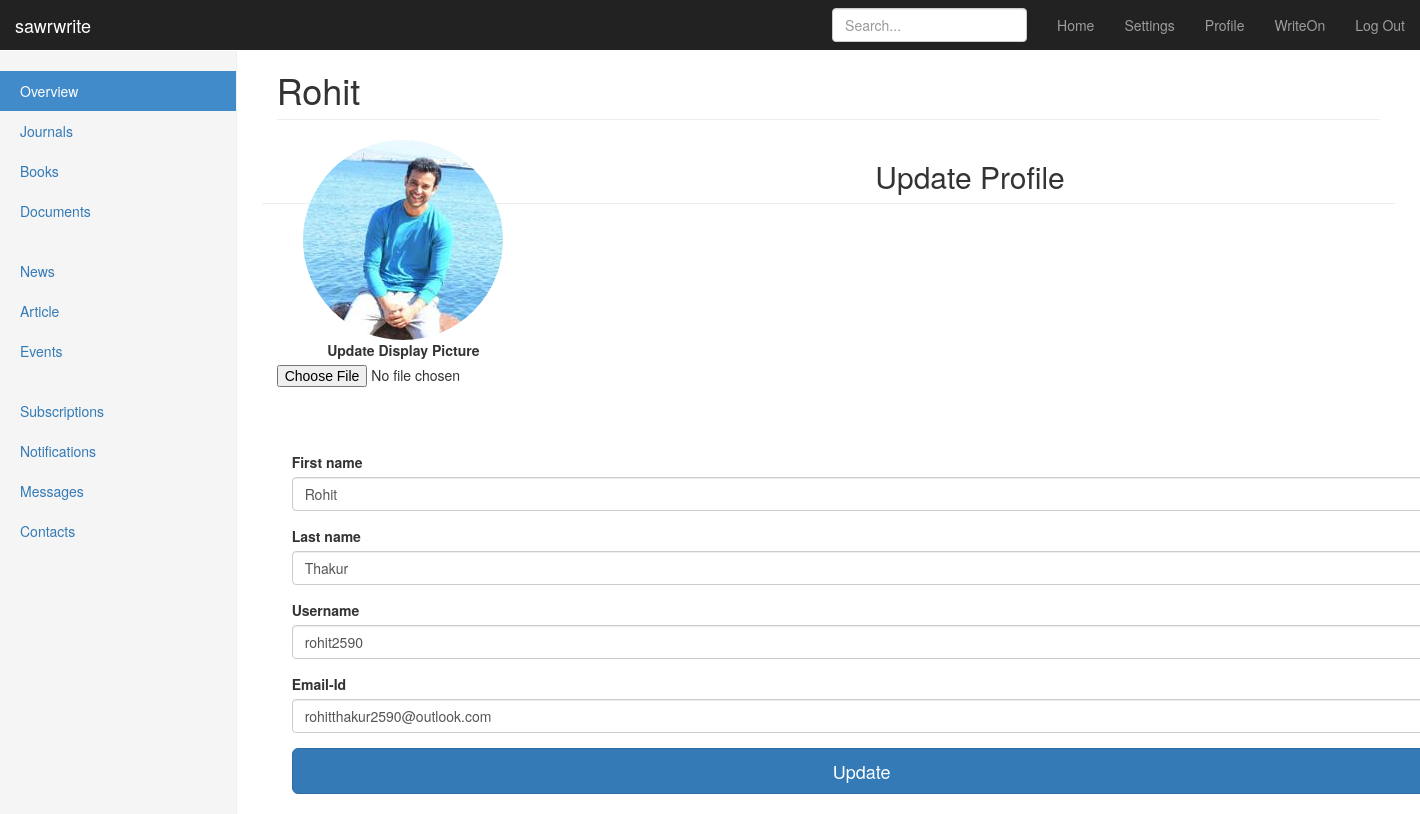
Screenshot of /edit_profile (signed in) with the database file from the repository.
### app/app.py (models this page shows)
class User(UserMixin, db.Model):
	id = db.Column(db.Integer, primary_key=True)
	firstname = db.Column(db.String(20))
	lastname = db.Column(db.String(20))
	username = db.Column(db.String(50), unique=True)
	image_file = db.Column(db.String(20), nullable=False, default='default.jpg')
	email = db.Column(db.String(50), unique=True)
	password = db.Column(db.String(80))
	posts = db.relationship('Post', backref='author', lazy=True)

### app/app.py (the view)
@app.route('/edit_profile', methods=['GET', 'POST'])
@login_required
def edit_profile():
	form = UpdateProfileForm()
	if form.validate_on_submit():
		if form.picture.data:
			picture_file = save_picture(form.picture.data)
			current_user.image_file = picture_file
		current_user.firstname = form.firstname.data
		current_user.lastname = form.lastname.data
		current_user.username = form.username.data
		current_user.email= form.email.data
		db.session.commit()
		flash('Profile Updated Successfully', 'success')
		return redirect(url_for('profile'))
	elif request.method == 'GET':
		form.firstname.data = current_user.firstname
		form.lastname.data = current_user.lastname
		form.username.data = current_user.username
		form.email.data = current_user.email
	img_file = url_for('static', filename='display_pics/' + current_user.image_file)
	return render_template('edit_profile.html', name=current_user.firstname, image_file=img_file, form=form)

### app/app.py (shortened to what this page needs)
class UpdateProfileForm(FlaskForm):
      firstname = StringField('First name', validators=[InputRequired(), Length(min=1, max=20)])
      lastname = StringField('Last name', validators=[InputRequired(), Length(min=1, max=20)])
      username = StringField('Username', validators=[InputRequired(), Length(min=1, max=20)])
      email = StringField('Email-Id', validators=[InputRequired(), Email(message = 'Invalid email'), Length(max=50)])
      picture = FileField('Update Display Picture', validators=[FileAllowed(['jpg', 'png'])])

### app/app.py (called while the page is built)
@login_manager.user_loader
def load_user(user_id):
	return User.query.get(int(user_id))

### app/templates/edit_profile.html (shortened to what this page needs)
{% extends "bootstrap/base.html" %}
{% import "bootstrap/wtf.html" as wtf %}
{% block styles %}
{{super()}}
<link rel="stylesheet" href="{{url_for('.static', filename='dashboard.css')}}">
{% endblock %}
{% block content %}
    <nav class="navbar navbar-inverse navbar-fixed-top">
      <div class="container-fluid">
        <div class="navbar-header">
          <a class="navbar-brand" href="#">sawrwrite</a>
        </div>
        <div id="navbar" class="navbar-collapse collapse">
          <ul class="nav navbar-nav navbar-right">
            <li><a href="{{ url_for('dashboard') }}">Home</a></li>
            <li><a href="#">Settings</a></li>
            <li><a href="{{ url_for('profile') }}">Profile</a></li>
            <li><a href="{{ url_for('notepad') }}">WriteOn</a></li>
            <li><a href="{{ url_for('logout') }}">Log Out</a></li>
          </ul>
          <form class="navbar-form navbar-right">
            <input type="text" class="form-control" placeholder="Search...">
          </form>
        </div>
      </div>
    </nav>
    <div class="container-fluid">
      <div class="row">
        <div class="col-sm-3 col-md-2 sidebar">
          <ul class="nav nav-sidebar">
            <li class="active"><a href="#">Overview <span class="sr-only">(current)</span></a></li>
            <li><a href="#">Journals</a></li>
            <li><a href="#">Books</a></li>
            <li><a href="#">Documents</a></li>
          </ul>
          <ul class="nav nav-sidebar">
            <li><a href="">News</a></li>
            <li><a href="">Article</a></li>
            <li><a href="">Events</a></li>
          </ul>
          <ul class="nav nav-sidebar">
            <li><a href="">Subscriptions</a></li>
            <li><a href="">Notifications</a></li>
            <li><a href="">Messages</a></li>
            <li><a href="">Contacts</a></li>
          </ul>
        </div>
        <div class="col-sm-9 col-sm-offset-3 col-md-10 col-md-offset-2 main">
          <h1 class="page-header">{{ name }}</h1>
          <div class="row placeholders">
            <div class="col-xs-6 col-sm-3 placeholder">
              <img src="{{ image_file }}" width="200" height="200" class="img-responsive" alt="Generic placeholder thumbnail">
              <form class="form-signin" method="POST" action="/edit_profile" enctype="multipart/form-data">
              {{ wtf.form_field(form.picture) }}
            </div>
            <h2 class="sub-header">Update Profile</h2>
          </div>
             <div class="container">
             {{ wtf.form_field(form.firstname) }}
             {{ wtf.form_field(form.lastname) }}
             {{ wtf.form_field(form.username) }}
             {{ wtf.form_field(form.email) }}
             <button class="btn btn-lg btn-primary btn-block" type="submit">Update</button>
           </div>
{% endblock %}

### app/static/dashboard.css (style rules this page uses)
body { padding-top: 50px; }
.sub-header { padding-bottom: 10px; border-bottom: 1px solid #eee; }
.navbar-fixed-top { border: 0; }
.sidebar { display: none; }
@media (min-width: 768px) { .sidebar { position: fixed; top: 51px; bottom: 0; left: 0; z-index: 1000; display: block; padding: 20px; overflow-x: hidden; overflow-y: auto; background-color: #f5f5f5; border-right: 1px solid #eee; } }
.nav-sidebar { margin-right: -21px; margin-bottom: 20px; margin-left: -20px; }
.nav-sidebar > li > a { padding-right: 20px; padding-left: 20px; }
.nav-sidebar > .active > a, .nav-sidebar > .active > a:hover, .nav-sidebar > .active > a:focus { color: #fff; background-color: #428bca; }
.main { padding: 20px; }
@media (min-width: 768px) { .main { padding-right: 40px; padding-left: 40px; } }
.main .page-header { margin-top: 0; }
.placeholders { margin-bottom: 30px; text-align: center; }
.placeholder { margin-bottom: 20px; }
.placeholder img { display: inline-block; border-radius: 50%; }

### rows the page displays
User: firstname "Rohit", lastname "Thakur", username "rohit2590", email "rohitthakur2590@outlook.com"
